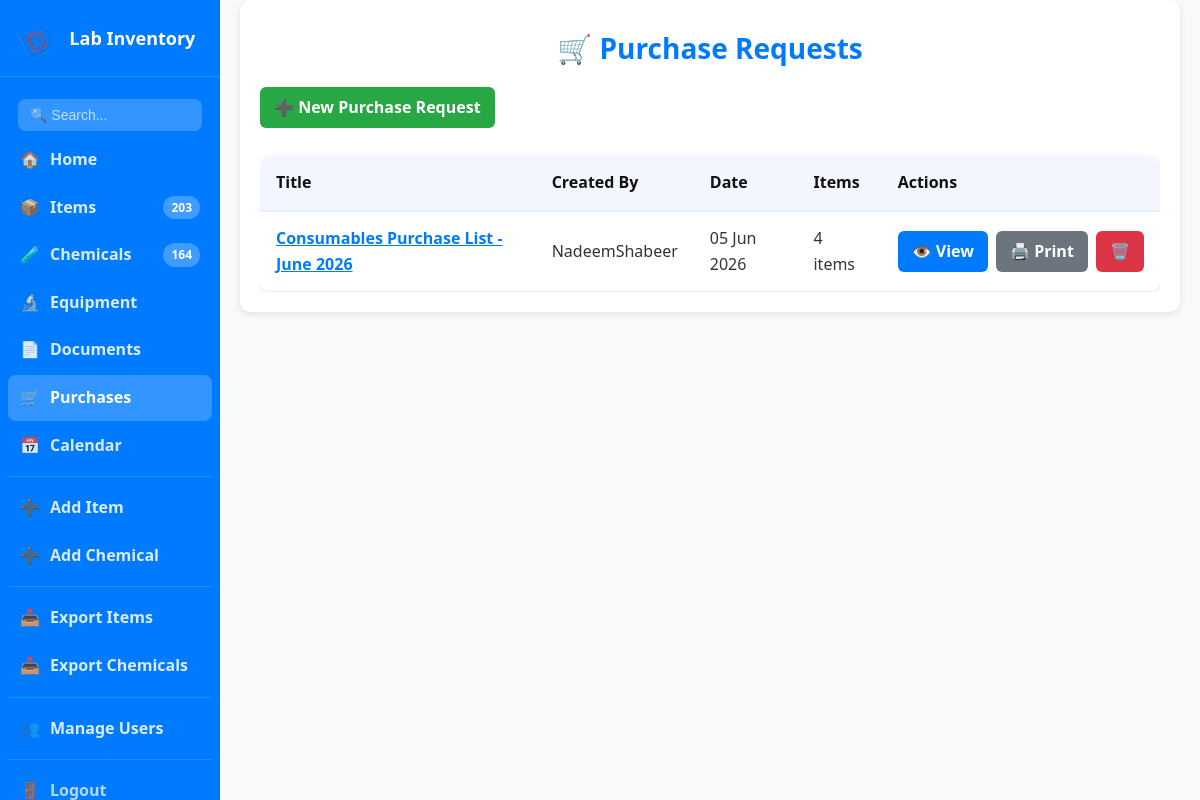
The app's page /purchases (signed in) with its own data.
### app.py (models this page shows, shortened)
class PurchaseRequest(db.Model):
    id = db.Column(db.Integer, primary_key=True)
    title = db.Column(db.String(200), nullable=False)
    created_by = db.Column(db.String(80))
    created_date = db.Column(db.DateTime, default=datetime.now)
    notes = db.Column(db.String(500))
    items = db.relationship('PurchaseItem', backref='request', lazy=True, cascade='all, delete-orphan')

### app.py (the view)
@app.route('/purchases')
@login_required
def purchases():
    reqs = PurchaseRequest.query.order_by(PurchaseRequest.created_date.desc()).all()
    return render_template('purchases.html', requests=reqs)

### app.py (called while the page is built)
@login_manager.user_loader
def load_user(user_id):
    return User.query.get(int(user_id))

@app.context_processor
def inject_counts():
    try:
        item_count = Item.query.count()
        chem_count = Chemical.query.count()
    except:
        item_count = 0
        chem_count = 0
    return dict(item_count=item_count, chem_count=chem_count)

    def is_admin(self):
        return self.role == 'admin'

    def is_staff(self):
        return self.role in ['admin', 'staff']

### templates/purchases.html (shortened to what this page needs)
{% extends "base.html" %}
{% block content %}
<div class="page-header">
    <h1 class="page-title">🛒 Purchase Requests</h1>
</div>
{% if current_user.is_authenticated and current_user.is_staff() %}
<div style="margin-bottom:16px;">
    <a href="{{ url_for('new_purchase') }}" class="btn" style="background:var(--green);">➕ New Purchase Request</a>
</div>
{% endif %}
{% if requests %}
<div class="table-container">
    <table class="styled-table">
        <thead>
            <tr>
                <th>Title</th>
                <th>Created By</th>
                <th>Date</th>
                <th>Items</th>
                <th>Actions</th>
            </tr>
        </thead>
        <tbody>
            {% for req in requests %}
            <tr>
                <td><a href="{{ url_for('view_purchase', req_id=req.id) }}" style="color:var(--blue); font-weight:600;">{{ req.title }}</a></td>
                <td>{{ req.created_by }}</td>
                <td>{{ req.created_date.strftime('%d %b %Y') }}</td>
                <td>{{ req.items|length }} items</td>
                <td style="white-space:nowrap;">
                    <a href="{{ url_for('view_purchase', req_id=req.id) }}" class="btn" style="background:var(--blue); margin-right:4px;">👁️ View</a>
                    <a href="{{ url_for('print_purchase', req_id=req.id) }}" target="_blank" class="btn" style="background:#6c757d; margin-right:4px;">🖨️ Print</a>
                    {% if current_user.is_authenticated and current_user.is_admin() %}
                    <a href="{{ url_for('delete_purchase', req_id=req.id) }}" onclick="return confirm('Delete this request?')" class="btn" style="background:var(--red);">🗑️</a>
                    {% endif %}
                </td>
            </tr>
            {% endfor %}
        </tbody>
    </table>
</div>
{% endif %}
{% endblock %}

### static/style.css (style rules this page uses)
:root { --blue: #007bff; --blue-dark: #0056b3; --green: #28a745; --green-dark: #218838; --red: #dc3545; --red-dark: #c82333; --text: #333; --muted: #6b7280; --bg: #f8f9fa; --card: #ffffff; --border: #ddd; --shadow: 0 2px 6px rgba(0,0,0,0.1); }
* { margin: 0; padding: 0; box-sizing: border-box; }
html, body { font-family: "Segoe UI", Tahoma, Geneva, Verdana, sans-serif; background: var(--bg); color: var(--text); line-height: 1.6; }
.page-header { text-align: center; margin: 6px 0 16px; }
.page-title { font-size: 28px; font-weight: 800; color: var(--blue); }
.btn, button { display: inline-block; padding: 8px 14px; background: var(--blue); color: #fff; border: none; border-radius: 6px; text-decoration: none; font-weight: 600; cursor: pointer; transition: background .2s ease, color .2s ease, opacity .2s ease; }
table { width: 100%; border-collapse: collapse; margin-top: 12px; border-radius: 10px; overflow: hidden; background: #fff; box-shadow: var(--shadow); }
th { background: var(--blue); color: #fff; text-align: left; padding: 12px 14px; font-weight: 700; }
td { padding: 12px 14px; border-bottom: 1px solid #eee; }
.table-container { overflow-x: auto; }
.styled-table { width: 100%; border-collapse: collapse; background: #fff; border-radius: 12px; overflow: hidden; box-shadow: var(--shadow); }
.styled-table thead th { background: #f3f6ff; color: #111; border-bottom: 2px solid #e6edff; }
.styled-table th, .styled-table td { padding: 14px 16px; text-align: left; }
.styled-table tbody tr { border-bottom: 1px solid #eef2f7; }
body { display: flex; min-height: 100vh; }
th { cursor: pointer; user-select: none; }

### records on screen
PurchaseRequest: title "Consumables Purchase List - June 2026", created_by "NadeemShabeer", created_date "05 Jun 2026", items|length "4"

### other values on screen
{{ item_count }} "203"
{{ chem_count }} "164"
